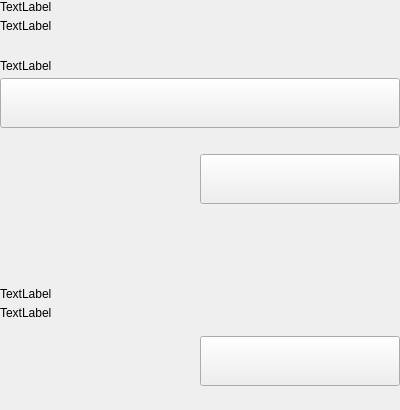
<?xml version="1.0" encoding="UTF-8"?>
<ui version="4.0">
 <class>SettingsBackupWallet</class>
 <widget class="QWidget" name="SettingsBackupWallet">
  <property name="geometry">
   <rect>
    <x>0</x>
    <y>0</y>
    <width>400</width>
    <height>410</height>
   </rect>
  </property>
  <property name="windowTitle">
   <string>Form</string>
  </property>
  <layout class="QVBoxLayout" name="verticalLayout">
   <property name="spacing">
    <number>0</number>
   </property>
   <property name="leftMargin">
    <number>0</number>
   </property>
   <property name="topMargin">
    <number>0</number>
   </property>
   <property name="rightMargin">
    <number>0</number>
   </property>
   <property name="bottomMargin">
    <number>0</number>
   </property>
   <item>
    <widget class="QWidget" name="left" native="true">
     <layout class="QVBoxLayout" name="verticalLayout_2">
      <property name="leftMargin">
       <number>0</number>
      </property>
      <property name="topMargin">
       <number>0</number>
      </property>
      <property name="rightMargin">
       <number>0</number>
      </property>
      <property name="bottomMargin">
       <number>0</number>
      </property>
      <item>
       <layout class="QVBoxLayout" name="verticalLayoutTitle">
        <property name="spacing">
         <number>5</number>
        </property>
        <item>
         <widget class="QLabel" name="labelTitle">
          <property name="text">
           <string>TextLabel</string>
          </property>
         </widget>
        </item>
        <item>
         <widget class="QLabel" name="labelSubtitle1">
          <property name="text">
           <string>TextLabel</string>
          </property>
          <property name="wordWrap">
           <bool>true</bool>
          </property>
         </widget>
        </item>
       </layout>
      </item>
      <item>
       <spacer name="verticalSpacer_5">
        <property name="orientation">
         <enum>Qt::Vertical</enum>
        </property>
        <property name="sizeHint" stdset="0">
         <size>
          <width>20</width>
          <height>20</height>
         </size>
        </property>
       </spacer>
      </item>
      <item>
       <layout class="QVBoxLayout" name="verticalLayout_9">
        <property name="spacing">
         <number>5</number>
        </property>
        <item>
         <widget class="QLabel" name="labelSubtitleLocation">
          <property name="text">
           <string>TextLabel</string>
          </property>
         </widget>
        </item>
        <item>
         <widget class="QPushButton" name="pushButtonDocuments">
          <property name="minimumSize">
           <size>
            <width>0</width>
            <height>50</height>
           </size>
          </property>
          <property name="maximumSize">
           <size>
            <width>16777215</width>
            <height>50</height>
           </size>
          </property>
          <property name="focusPolicy">
           <enum>Qt::NoFocus</enum>
          </property>
          <property name="text">
           <string/>
          </property>
         </widget>
        </item>
       </layout>
      </item>
      <item>
       <spacer name="verticalSpacer_4">
        <property name="orientation">
         <enum>Qt::Vertical</enum>
        </property>
        <property name="sizeType">
         <enum>QSizePolicy::Fixed</enum>
        </property>
        <property name="sizeHint" stdset="0">
         <size>
          <width>20</width>
          <height>20</height>
         </size>
        </property>
       </spacer>
      </item>
      <item>
       <layout class="QHBoxLayout" name="horizontalLayout_7">
        <item>
         <spacer name="horizontalSpacer_5">
          <property name="orientation">
           <enum>Qt::Horizontal</enum>
          </property>
          <property name="sizeType">
           <enum>QSizePolicy::Expanding</enum>
          </property>
          <property name="sizeHint" stdset="0">
           <size>
            <width>40</width>
            <height>20</height>
           </size>
          </property>
         </spacer>
        </item>
        <item>
         <widget class="QPushButton" name="pushButtonSave">
          <property name="minimumSize">
           <size>
            <width>200</width>
            <height>50</height>
           </size>
          </property>
          <property name="maximumSize">
           <size>
            <width>200</width>
            <height>50</height>
           </size>
          </property>
          <property name="focusPolicy">
           <enum>Qt::NoFocus</enum>
          </property>
          <property name="text">
           <string/>
          </property>
         </widget>
        </item>
       </layout>
      </item>
      <item>
       <spacer name="verticalSpacer_2">
        <property name="orientation">
         <enum>Qt::Vertical</enum>
        </property>
        <property name="sizeHint" stdset="0">
         <size>
          <width>20</width>
          <height>40</height>
         </size>
        </property>
       </spacer>
      </item>
      <item>
       <widget class="QLabel" name="labelDivider">
        <property name="minimumSize">
         <size>
          <width>0</width>
          <height>1</height>
         </size>
        </property>
        <property name="maximumSize">
         <size>
          <width>16777215</width>
          <height>1</height>
         </size>
        </property>
        <property name="text">
         <string/>
        </property>
       </widget>
      </item>
      <item>
       <spacer name="verticalSpacer_3">
        <property name="orientation">
         <enum>Qt::Vertical</enum>
        </property>
        <property name="sizeHint" stdset="0">
         <size>
          <width>20</width>
          <height>30</height>
         </size>
        </property>
       </spacer>
      </item>
      <item>
       <layout class="QVBoxLayout" name="verticalLayoutTitle_2">
        <property name="spacing">
         <number>5</number>
        </property>
        <item>
         <widget class="QLabel" name="labelTitle_2">
          <property name="text">
           <string>TextLabel</string>
          </property>
         </widget>
        </item>
        <item>
         <widget class="QLabel" name="labelSubtitle_2">
          <property name="text">
           <string>TextLabel</string>
          </property>
          <property name="wordWrap">
           <bool>true</bool>
          </property>
         </widget>
        </item>
       </layout>
      </item>
      <item>
       <spacer name="verticalSpacer_6">
        <property name="orientation">
         <enum>Qt::Vertical</enum>
        </property>
        <property name="sizeHint" stdset="0">
         <size>
          <width>20</width>
          <height>10</height>
         </size>
        </property>
       </spacer>
      </item>
      <item>
       <layout class="QHBoxLayout" name="horizontalLayout_8">
        <item>
         <spacer name="horizontalSpacer_6">
          <property name="orientation">
           <enum>Qt::Horizontal</enum>
          </property>
          <property name="sizeType">
           <enum>QSizePolicy::Expanding</enum>
          </property>
          <property name="sizeHint" stdset="0">
           <size>
            <width>40</width>
            <height>20</height>
           </size>
          </property>
         </spacer>
        </item>
        <item>
         <widget class="QPushButton" name="pushButtonSave_2">
          <property name="minimumSize">
           <size>
            <width>200</width>
            <height>50</height>
           </size>
          </property>
          <property name="maximumSize">
           <size>
            <width>200</width>
            <height>50</height>
           </size>
          </property>
          <property name="focusPolicy">
           <enum>Qt::NoFocus</enum>
          </property>
          <property name="text">
           <string/>
          </property>
         </widget>
        </item>
       </layout>
      </item>
     </layout>
    </widget>
   </item>
   <item>
    <spacer name="verticalSpacer">
     <property name="orientation">
      <enum>Qt::Vertical</enum>
     </property>
     <property name="sizeHint" stdset="0">
      <size>
       <width>20</width>
       <height>40</height>
      </size>
     </property>
    </spacer>
   </item>
  </layout>
 </widget>
 <resources/>
 <connections/>
</ui>
